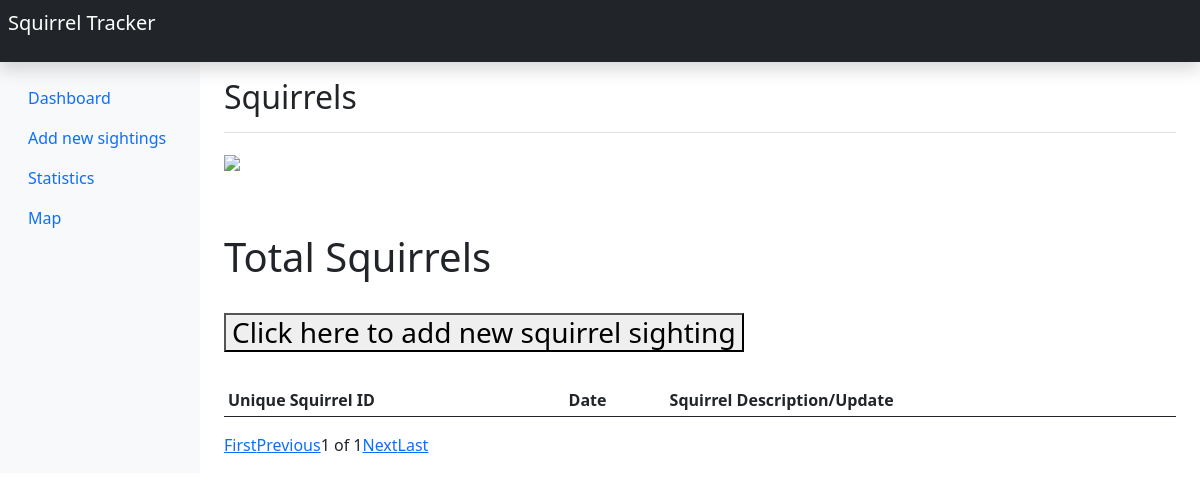
The app's page /sightings/, older data.
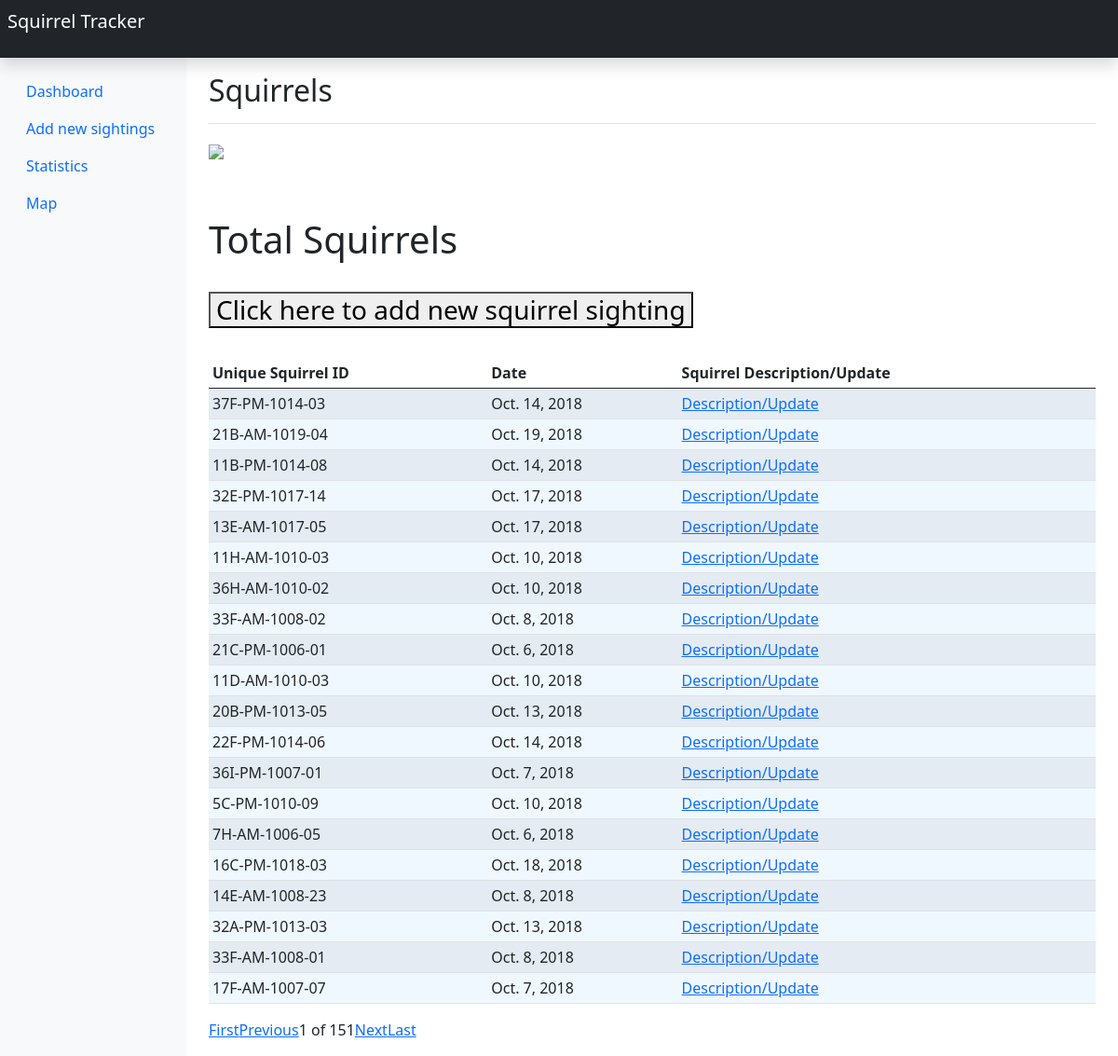
The same page, newer data.
### sightings/models.py (models this page shows, shortened)
class Squirrels(models.Model) :
    X = models.FloatField(
        help_text=_('Longitude'),
    )
    Y = models.FloatField(
        help_text=_('Latitude'),
    )
    Unique_Squirrel_ID = models.CharField(
        max_length=50,
        help_text=_('Unique Squirrel ID'),
        primary_key=True,
        default=None,
    )
    PM = 'PM'
    AM = 'AM'
    Shift_choices  = (
        (PM,'PM'),
        (AM,'AM'),
    )
    Shift = models.CharField(
        max_length=2,
        choices=Shift_choices,
    )
    Date = models.DateField(
        help_text=_('Date'),
        blank=True,
    )
    Adult = 'Adult'
    Juvenile = 'Juvenile'
    Age_choices = (
        (Adult,'Adult'),
        (Juvenile,'Juvenile'),
    )
    Age = models.CharField(
        max_length=50,
        choices=Age_choices,
        blank=True,
        null=True,
    )
    GRAY = 'Gray'
    CINNAMON = 'Cinnamon'
    BLACK = 'Black'
    Color_Choices = (
        (GRAY,'Gray'),
        (CINNAMON,'Cinnamon'),
        (BLACK,'Black'),
    )
    Primary_Fur_Color = models.CharField(
        help_text=_('Primary Fur Color'),
        max_length=50,
        choices=Color_Choices,
        blank=True,
        null=True,
    )
    Ground_Plane = 'Ground Plane'
    Above_Ground = 'Above Ground'
    Location_Choices = (
        (Ground_Plane,'Ground Plane'),
        (Above_Ground,'Above Ground'),
    )
    Location = models.CharField(
        help_text=_('Location'),
        max_length=50,
        choices=Location_Choices,
        blank=True,
        null=True,
    )
    Specific_Location = models.CharField(
        help_text=_('Specific_Location'),
        max_length=255,
        blank=True,
        null=True,
    )
    Running = models.BooleanField(
        help_text=_('Is the squirrel running?'),default=False)
    Chasing = models.BooleanField(
        help_text=_('Is the squirrel chasing?'),default=False)
    Climbing = models.BooleanField(
        help_text=_('Is the squirrel climbing?'),default=False)
    Eating = models.BooleanField(
        help_text=_('Is the squirrel eating?'),default=False)
    Foraging = models.BooleanField(
        help_text=_('Is the squirrel foraging?'),default=False)
    Other_Activities = models.TextField(
        max_length = 100,
        help_text=_('Other activites'),
        null=True,
        blank=True,
    )
    Kuks = models.BooleanField(
        help_text=_('Is the squirrel kuking?'), default=False)
    Quaas = models.BooleanField(
        help_text=_('Is the squirrel quaaing?'), default=False)
    Moans = models.BooleanField(
        help_text=_('Is the squirrel moaning?'), default=False)
    Tail_Flags = models.BooleanField(
        help_text=_('Does the squirrel have a tail flag?'), default=False)
    Tail_Twitches = models.BooleanField(
        help_text=_('Is the squirrel\'s tail twitching?'), default=False)
    Approaches = models.BooleanField(
        help_text=_('Did the squirrel approach you?'), default=False)
    Indifferent = models.BooleanField(
        help_text=_('Was the squirrel indifferent to you?'), default=False)
    Runs_From = models.BooleanField(
        help_text=_('Did the squirrel run from you?'), default=False)

### sightings/views.py (the view)
# urls.py: path('sightings/', views.index),
def index(request) :
    squirrels = Squirrels.objects.all()
    page = request.GET.get('page', 1)
    paginator = Paginator(squirrels, 20)
    try:
        squirrels = paginator.page(page)
    except PageNotAnInteger:
        squirrels = paginator.page(1)
    except EmptyPage:
        squirrels = paginator.page(paginator.num_pages)
    context = {
        'squirrels' : squirrels,
    }
    return render(request,'sightings/index.html',context)

### sightings/templates/sightings/index.html (shortened to what this page needs)
<!doctype html>
<html lang="en">
  <head>
<link href="https://getbootstrap.com/docs/5.0/dist/css/bootstrap.min.css" rel="stylesheet">
    <link href="https://getbootstrap.com/docs/5.0/examples/dashboard/dashboard.css" rel="stylesheet">
  </head>
  <body>
    <header class="navbar navbar-dark sticky-top bg-dark flex-md-nowrap p-0 shadow ">
     <p style="font-size:40" class="navbar-brand navbar-dark sticky-top bg-dark col-md-3 col-lg-2 me-0 p-2">Squirrel Tracker</p>
   </header>
<div class="container-fluid">
<div class="row">
    <nav id="sidebarMenu" class="col-md-3 col-lg-2 d-md-block bg-light sidebar collapse">
      <div class="position-sticky pt-3">
        <ul class="nav flex-column">
	  <li class="nav-item">
            <a class="nav-link" href="/sightings/">
              Dashboard
            </a>
          </li>
          <li class="nav-item">
            <a class="nav-link" href="/sightings/add/">
              Add new sightings
            </a>
          </li>
          <li class="nav-item">
            <a class="nav-link" href="/sightings/stats/">
              Statistics
            </a>
          </li>
          <li class="nav-item">
            <a class="nav-link" href="/map/">
              Map
            </a>
          </li>
        </ul>
      </div>
    </nav>
    <main class="col-md-9 ms-sm-auto col-lg-10 px-md-4">
      <div class="d-flex justify-content-between flex-wrap flex-md-nowrap align-items-center pt-3 pb-2 mb-3 border-bottom">
        <h1 class="h2">Squirrels</h1>
       </div>
       <img src="https://images2.minutemediacdn.com/image/upload/c_crop,h_1772,w_3154,x_0,y_198/v1561474968/shape/mentalfloss/istock-699473672.jpg?itok=FL13EFU6"  width="900"></img>
	<canvas class="my-4 w-100" id="myChart" width="900" height="5"></canvas>
      <h1>Total Squirrels</h1>
      <br>
      <h3><a href="/sightings/add/"><button type="button">Click here to add new squirrel sighting</button></a></h3>
      <br>
      <div class="table-responsive">
        <table class="table table-striped table-sm">
          <thead>
            <tr>
              <th>Unique Squirrel ID</th>
              <th>Date</th>
	      <th>Squirrel Description/Update</th>
            </tr>
          </thead>
          <tbody bgcolor="#F0F8FF">
		{% for sighting in squirrels %}
            	<tr>
              <td>{{sighting.Unique_Squirrel_ID}}</td>
	      <td>{{sighting.Date}}</td>
	      <td><a href="/sightings/{{sighting.Unique_Squirrel_ID}}/">Description/Update</a></td>
            </tr>
	    	{% endfor %}
          </tbody>
        </table>
        <nav aria-label="...">
          <ul class="pagination">
            {% if squirrels.has_previous %}
            <li class="abled">
              <a href="?page=1">
		      <span aria-hidden="true" class="tab1">First</span></a>
            </li>
            <li class="disabled">	<li class="abled">
			    <a href="?page={{ squirrels.previous_page_number }}" aria-label="Previous" class="tab1">Previous</a></li>
            {%else%}
            <li class="disabled">
              <a href="?page=1">
		      <span aria-hidden="true" class="tab1">First</span></a>
            </li>
            <li class="disabled">
		    <a href="#" class="tab1">Previous</a></li><br>
            {% endif %}
            <li class='active'>
              <span>{{ squirrels.number }} of {{ squirrels.paginator.num_pages }}</span></li>
            {% if squirrels.has_next %}
            <li class="abled">
		    <a href="?page={{ squirrels.next_page_number }}" aria-label="Next" class="tab1">Next</a></li><br>
            <li class="abled">
              <a href="?page={{ squirrels.paginator.num_pages }}">
		      <span aria-hidden="true" class="tab1">Last</span><br>
              </a>
            </li>
            {%else%}
            <li class="disabled">
		    <a href="#" aria-label="Next" class="tab1">Next</a></li> <br>
            <li class="disabled">
              <a href="?page={{ squirrels.paginator.num_pages }}">
		      <span aria-hidden="true" class="tab1">Last</span></a><br>
            </li>
            {% endif %}
          </ul>
    	</nav>
      </div>
    </main>
  </div>
</div>
  </body>
</html>
  </body>
</html>

### sightings/templates/sightings/index.html (style rules this page uses)
.tab1 { tab-size: 2; }

Row changes from the older to the newer data that the page shows:
added Squirrels: Unique_Squirrel_ID "37F-PM-1014-03", Date "Oct. 14, 2018"
added Squirrels: Unique_Squirrel_ID "21B-AM-1019-04", Date "Oct. 19, 2018"
added Squirrels: Unique_Squirrel_ID "11B-PM-1014-08", Date "Oct. 14, 2018"
added Squirrels: Unique_Squirrel_ID "32E-PM-1017-14", Date "Oct. 17, 2018"
added Squirrels: Unique_Squirrel_ID "13E-AM-1017-05", Date "Oct. 17, 2018"
added Squirrels: Unique_Squirrel_ID "11H-AM-1010-03", Date "Oct. 10, 2018"
added Squirrels: Unique_Squirrel_ID "36H-AM-1010-02", Date "Oct. 10, 2018"
added Squirrels: Unique_Squirrel_ID "33F-AM-1008-02", Date "Oct. 8, 2018"
added Squirrels: Unique_Squirrel_ID "21C-PM-1006-01", Date "Oct. 6, 2018"
added Squirrels: Unique_Squirrel_ID "11D-AM-1010-03", Date "Oct. 10, 2018"
added Squirrels: Unique_Squirrel_ID "20B-PM-1013-05", Date "Oct. 13, 2018"
added Squirrels: Unique_Squirrel_ID "22F-PM-1014-06", Date "Oct. 14, 2018"
added Squirrels: Unique_Squirrel_ID "36I-PM-1007-01", Date "Oct. 7, 2018"
added Squirrels: Unique_Squirrel_ID "5C-PM-1010-09", Date "Oct. 10, 2018"
added Squirrels: Unique_Squirrel_ID "7H-AM-1006-05", Date "Oct. 6, 2018"
added Squirrels: Unique_Squirrel_ID "16C-PM-1018-03", Date "Oct. 18, 2018"
added Squirrels: Unique_Squirrel_ID "14E-AM-1008-23", Date "Oct. 8, 2018"
added Squirrels: Unique_Squirrel_ID "32A-PM-1013-03", Date "Oct. 13, 2018"
added Squirrels: Unique_Squirrel_ID "33F-AM-1008-01", Date "Oct. 8, 2018"
added Squirrels: Unique_Squirrel_ID "17F-AM-1007-07", Date "Oct. 7, 2018"
Text that changed along with them:
{{ squirrels.paginator.num_pages }}: "1" → "151"
